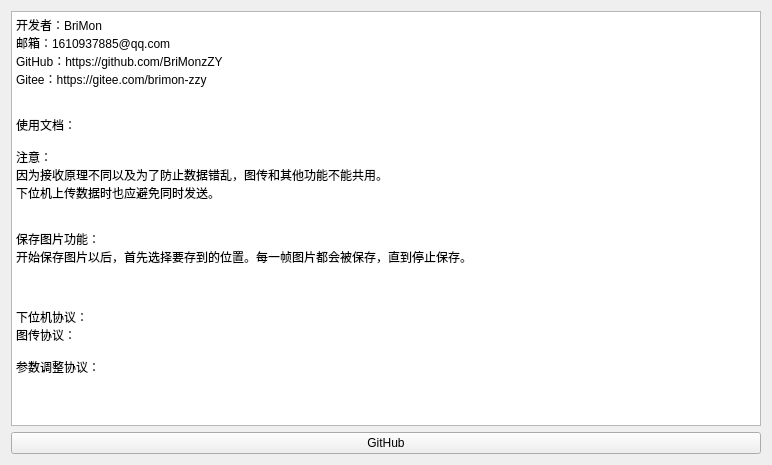
<?xml version="1.0" encoding="UTF-8"?>
<ui version="4.0">
 <class>Help</class>
 <widget class="QWidget" name="Help">
  <property name="geometry">
   <rect>
    <x>0</x>
    <y>0</y>
    <width>772</width>
    <height>465</height>
   </rect>
  </property>
  <property name="windowTitle">
   <string>Form</string>
  </property>
  <layout class="QGridLayout" name="gridLayout">
   <item row="1" column="0">
    <widget class="QPushButton" name="githubButton">
     <property name="text">
      <string>GitHub</string>
     </property>
    </widget>
   </item>
   <item row="0" column="0">
    <widget class="QPlainTextEdit" name="plainTextEdit">
     <property name="readOnly">
      <bool>true</bool>
     </property>
     <property name="plainText">
      <string>开发者：BriMon
邮箱：1610937885@qq.com
GitHub：https://github.com/BriMonzZY
Gitee：https://gitee.com/brimon-zzy


使用文档：

注意：
因为接收原理不同以及为了防止数据错乱，图传和其他功能不能共用。
下位机上传数据时也应避免同时发送。


保存图片功能：
开始保存图片以后，首先选择要存到的位置。每一帧图片都会被保存，直到停止保存。



下位机协议：
图传协议：

参数调整协议：


</string>
     </property>
    </widget>
   </item>
  </layout>
 </widget>
 <resources/>
 <connections/>
</ui>
